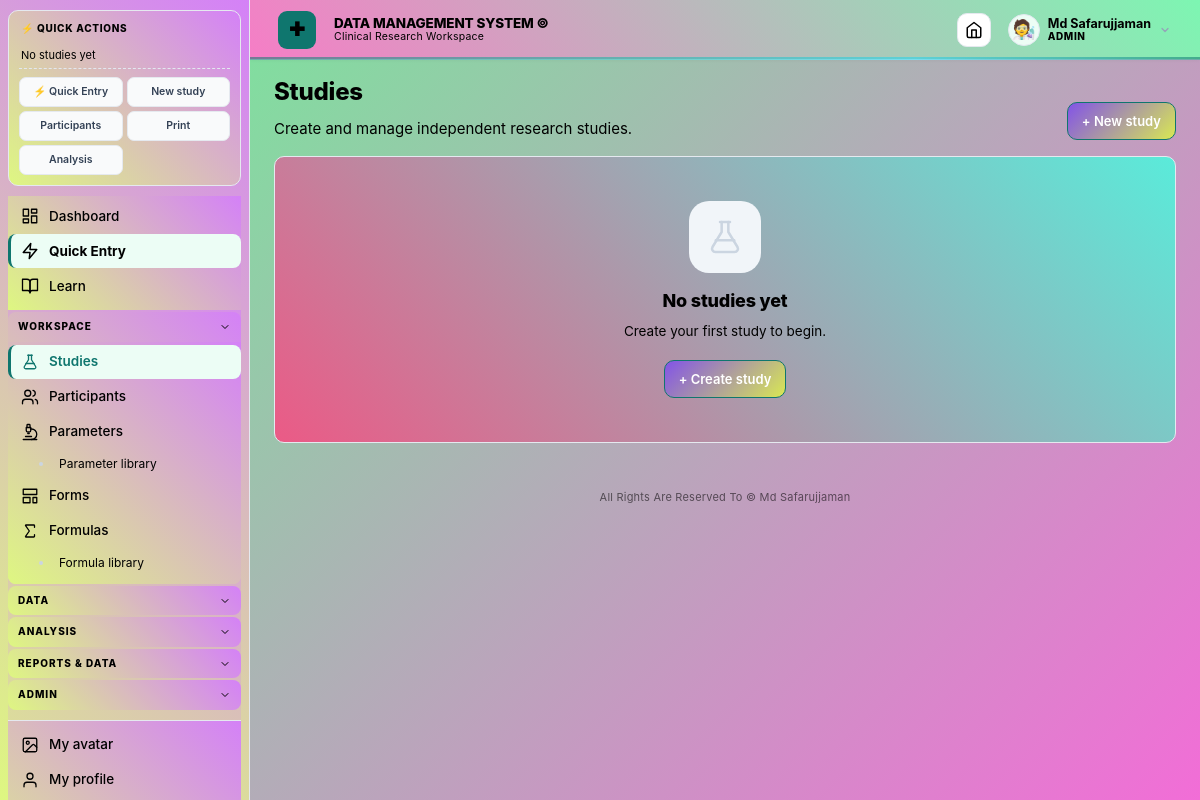
The page /studies (signed in) on the database its author committed.
### tables this page shows
CREATE TABLE settings(
    key   TEXT PRIMARY KEY,
    value TEXT NOT NULL
);

CREATE TABLE users(
    id            INTEGER PRIMARY KEY AUTOINCREMENT,
    username      TEXT UNIQUE NOT NULL,
    password_hash TEXT NOT NULL,
    role          TEXT NOT NULL CHECK(role IN ('ADMIN','RESEARCHER','VIEWER')),
    active        INTEGER NOT NULL DEFAULT 1,
    created_at    TEXT NOT NULL DEFAULT CURRENT_TIMESTAMP,
    last_login    TEXT,
    avatar_type   TEXT DEFAULT 'initials',
    avatar_value  TEXT DEFAULT '',
    avatar_style  TEXT DEFAULT '',
    totp_secret   TEXT DEFAULT '',
    totp_enabled  INTEGER DEFAULT 0,
    totp_backup_codes TEXT DEFAULT '',
    display_name  TEXT DEFAULT '',
    email         TEXT DEFAULT '',
    must_change_password INTEGER DEFAULT 0
);

### app.py (the view)
@app.route("/studies")
def studies_list():
    visible = visible_study_ids(g.user)
    sql = """SELECT s.*, (SELECT COUNT(*) FROM participants p
                            WHERE p.study_id=s.id AND p.archived=0) AS n_participants
             FROM studies s WHERE s.archived=0"""
    args = []
    if visible is not None:
        if not visible:
            rows = []
            sql = None
        else:
            placeholders = ",".join("?" * len(visible))
            sql += f" AND s.id IN ({placeholders})"
            args = list(visible)
    else:
        pass
    if sql:
        sql += " ORDER BY s.id DESC"
        rows = query(sql, args)
    return render_template("studies.html", rows=rows)

### app.py (called while the page is built, shortened)
@app.context_processor
def inject_globals():
    rt = get_runtime()
    return {
        "app_name":     setting("app_name", APP_NAME),
        "app_tagline":  setting("app_tagline", APP_TAGLINE),
        "institution":  setting("institution", ""),
        "app_settings": settings_dict(),
        "rt":           rt,                # ← runtime settings
        "palette":      PALETTE,
        "roles":        ROLES,
        "data_types":   DATA_TYPES,
        "now":          datetime.now(),
        "current_user": getattr(g, "user", None),
    }

@app.before_request
def load_user():
    g.user = None
    uid = session.get("user_id")
    if uid:
        row = one("SELECT id,username,display_name,role,active,avatar_type,avatar_value,avatar_style FROM users WHERE id=? AND active=1", (uid,))
        if row:
            sess_tok = session.get("_sess_tok")
            g.user = row
        else:
            session.clear()

@app.before_request
def require_login():
    ep = request.endpoint
    if not ep or ep in PUBLIC: return None
    if not g.user:
        return redirect(url_for("login", next=request.path))
    return None

def csrf_token():
    tok = session.get("_csrf")
    if not tok:
        tok = secrets.token_urlsafe(32)
        session["_csrf"] = tok
    return tok

def recent_studies_for_sidebar(limit=3):
    try:
        from database import query
        return query("""SELECT id, study_code, title
                       FROM studies WHERE archived = 0
                       ORDER BY id DESC LIMIT ?""", (limit,))
    except Exception:
        return []

def display_name_of(user):
    if not user:
        return ""
    try:
        dn = user["display_name"]
        if dn:
            return dn
    except (KeyError, IndexError, TypeError):
        pass
    try:
        return user["username"]
    except (KeyError, IndexError, TypeError):
        return ""

@app.context_processor
def _cache_buster():
    import time
    return {"_cb": str(int(time.time() // 10))}

@app.before_request
def enforce_roles():
    if not getattr(g, "user", None):
        return None
    ep = request.endpoint or ""
    if not ep:
        return None
    if ep in PUBLIC:
        return None
    role = g.user["role"]
    if role == "ADMIN":
        return None
    if ep in ADMIN_ONLY_ENDPOINTS:
        abort(403)
    if role == "VIEWER" and ep not in VIEWER_ALLOWED_ENDPOINTS:
        abort(403)
    return None

### templates/studies.html (shortened to what this page needs)
{% extends "base.html" %}
{% from "_icons.html" import icon %}
{% block content %}
<div class="pagehead">
  <div><h1>Studies</h1><p>Create and manage independent research studies.</p></div>
  <a class="btn primary" href="{{ url_for('study_new') }}">+ New study</a>
</div>
{% if not rows %}
<div class="card empty-state">
  <div class="empty-icon">{{ icon('flask', 40, '#cbd5e1', 1.5) }}</div>
  <h2>No studies yet</h2>
  <p>Create your first study to begin.</p>
  <a class="btn primary" href="{{ url_for('study_new') }}">+ Create study</a>
</div>
{% endif %}
{% endblock %}

### templates/base.html (shortened to what this page needs)
<!doctype html>
<html lang="en">
<head>
<link rel="stylesheet" href="{{ url_for('static', filename='css/pro.css') }}">
<link rel="stylesheet" href="{{ url_for('static', filename='css/fonts.css') }}">
{% set _fc = app_settings.get('ui_font_class','') %}
</head>
<body class="{{ app_settings.get('ui_font_class','') }}">
{% from "_avatar.html" import site_logo, user_avatar %}
{% from "_icons.html" import icon %}
<div class="shell">
<aside class="sidebar" id="sidebar">
  <div class="quick-panel">
    <div class="quick-head">
      <span class="quick-title">⚡ Quick actions</span>
    </div>
    {% set _studies = recent_studies_for_sidebar() if recent_studies_for_sidebar is defined else [] %}
    {% if _studies %}
    {% for s in _studies %}
    <div class="quick-study">
      <span class="quick-study-code">{{ s.study_code }}</span>
      <div class="quick-study-actions">
        <a href="{{ url_for('participants_list') }}?study_id={{ s.id }}" title="Participants">👥</a>
        <a href="{{ url_for('participant_new') }}" title="Add">➕</a>
        <a href="{{ url_for('print_participants_summary', sid=s.id) }}" target="_blank" title="Print">🖨</a>
        <a href="{{ url_for('export_study', sid=s.id, fmt='xlsx') }}" title="Export">⬇</a>
      </div>
    </div>
    {% endfor %}
    {% else %}
    <div class="quick-empty">No studies yet</div>
    {% endif %}
    <div class="quick-globals">
      <a href="{{ url_for('quick_entry_page') }}" style="background:#ecfdf5;border-color:#a7f3d0;color:#0f766e;font-weight:800">⚡ Quick Entry</a>
      <a href="{{ url_for('study_new') }}">New study</a>
      <a href="{{ url_for('participants_list') }}">Participants</a>
      <a href="{{ url_for('print_hub') }}">Print</a>
      <a href="{{ url_for('analysis_hub') }}">Analysis</a>
    </div>
  </div>
  <nav class="sb-nav">
    <div class="sb-items sb-flat">
      <a href="{{ url_for('dashboard') }}" data-path="/" data-exact="1">
        Dashboard
      </a>
      <a href="{{ url_for('quick_entry_page') }}" data-path="/quick-entry"
         style="background:#ecfdf5;border-left-color:#0f766e;color:#0f766e;font-weight:700">
        Quick Entry
      </a>
      <a href="{{ url_for('learn_home') }}" data-path="/learn">
        Learn
      </a>
    </div>
    {% if current_user and current_user.role in ('ADMIN','RESEARCHER') %}
    <div class="sb-group" data-group="workspace">
      <button type="button" class="sb-group-head">
        <span class="sb-group-label">Workspace</span>
      </button>
      <div class="sb-items">
        <a href="{{ url_for('studies_list') }}" data-path="/studies">
          {{ icon('flask', 18, 'currentColor', 1.75) }} Studies
        </a>
        <a href="{{ url_for('participants_list') }}" data-path="/participants">
          {{ icon('users', 18, 'currentColor', 1.75) }} Participants
        </a>
        <a href="{{ url_for('parameters_list') }}" data-path="/parameters" data-exact="1">
          {{ icon('microscope', 18, 'currentColor', 1.75) }} Parameters
        </a>
        <a href="{{ url_for('parameter_library_page') }}" data-path="/parameters/library" class="sb-sub">
          Parameter library
        </a>
        <a href="{{ url_for('forms_list') }}" data-path="/forms">
          {{ icon('layout-template', 18, 'currentColor', 1.75) }} Forms
        </a>
        <a href="{{ url_for('formulas_list') }}" data-path="/formulas" data-exact="1">
          {{ icon('sigma', 18, 'currentColor', 1.75) }} Formulas
        </a>
        <a href="{{ url_for('formula_library_page') }}" data-path="/formulas/library" class="sb-sub">
          Formula library
        </a>
      </div>
    </div>
    <div class="sb-group" data-group="data">
      <button type="button" class="sb-group-head">
        <span class="sb-group-label">Data</span>
      </button>
    </div>
    <div class="sb-group" data-group="analysis">
      <button type="button" class="sb-group-head">
        <span class="sb-group-label">Analysis</span>
      </button>
    </div>
    <div class="sb-group" data-group="reports">
      <button type="button" class="sb-group-head">
        <span class="sb-group-label">Reports &amp; data</span>
      </button>
    </div>
    {% endif %}
    {% if current_user and current_user.role == 'ADMIN' %}
    <div class="sb-group" data-group="admin">
      <button type="button" class="sb-group-head">
        <span class="sb-group-label">Admin</span>
      </button>
    </div>
    {% endif %}
    <div class="sb-items sb-flat sb-account">
      <a href="{{ url_for('avatar_picker') }}" data-path="/profile/avatar">
        {{ icon('image', 18, 'currentColor', 1.75) }} My avatar
      </a>
      <a href="{{ url_for('profile_edit') }}" data-path="/profile/edit">
        {{ icon('user', 18, 'currentColor', 1.75) }} My profile
      </a>
    </div>
  </nav>
</aside>
<main>
  <header class="topbar">
    <span class="topbar-logo" aria-hidden="true">
      {{ site_logo(app_settings, 38) }}
    </span>
    <div class="topbar-brand">
      <div class="topbar-title">{{ app_name }}</div>
      <div class="topbar-sub">Clinical Research Workspace</div>
    </div>
    <a class="iconbtn" href="{{ url_for('dashboard') }}" title="Home" id="home-btn">
    </a>
    {% if current_user %}
      <div class="userchip" id="userchip">
        {{ user_avatar(current_user, 32) }}
        <div class="uc-meta">
          <span class="uc-name">{{ display_name_of(current_user) }}</span>
          <span class="uc-role">{{ current_user.role|capitalize }}</span>
        </div>
      </div>
    {% endif %}
  </header>
  <section class="content">
    {% block content %}{% endblock %}
  </section>
  <footer class="appfoot">
    {{ app_settings.get('copyright', '© ' + app_name) }}
  </footer>
</main>
</div>
<link rel="stylesheet" href="/theme.css?v={{ range(1000000, 9999999) | random }}">
</body>
</html>

### templates/_avatar.html (shortened to what this page needs)
{% macro user_avatar(u, size=32, ring=False) %}
{% set s = size|int %}
{% set border = '2px solid #a7f3d0' if ring else '1px solid #e2e8f0' %}
{% if u.avatar_type == 'upload' and u.avatar_value %}
  <img src="{{ url_for('avatar_file', fname=u.avatar_value) }}" alt=""
       style="width:{{ s }}px;height:{{ s }}px;border-radius:50%;object-fit:cover;border:{{ border }};display:inline-block;vertical-align:middle">
{% elif u.avatar_type == 'dicebear' and u.avatar_style %}
  <img src="https://api.dicebear.com/7.x/{{ u.avatar_style }}/svg?seed={{ u.avatar_value or u.username }}"
       alt=""
       style="width:{{ s }}px;height:{{ s }}px;border-radius:50%;object-fit:cover;border:{{ border }};display:inline-block;vertical-align:middle">
{% elif u.avatar_type == 'gif' and u.avatar_value %}
  <img src="{{ u.avatar_value }}" alt=""
       style="width:{{ s }}px;height:{{ s }}px;border-radius:50%;object-fit:cover;border:{{ border }};display:inline-block;vertical-align:middle">
{% elif u.avatar_type == 'emoji' and u.avatar_value %}
  <span style="display:inline-grid;place-items:center;width:{{ s }}px;height:{{ s }}px;
               border-radius:50%;background:#ecfdf5;border:{{ border }};
               font-size:{{ (s * 0.6)|int }}px;line-height:1;
               vertical-align:middle">{{ u.avatar_value }}</span>
{% else %}
  <span style="display:inline-grid;place-items:center;width:{{ s }}px;height:{{ s }}px;
               border-radius:50%;background:var(--primary);color:#fff;
               font-weight:700;font-size:{{ (s * 0.45)|int }}px;
               vertical-align:middle;border:{{ border }}">{{ u.username[0]|upper }}</span>
{% endif %}
{% endmacro %}
{% macro site_logo(settings, size=30) %}
{% set s = size|int %}
{% set logo_url = settings.get('brand_logo_url', '') or '' %}
{% set mark_value = settings.get('brand_mark_value', '✚') or '✚' %}
{% if logo_url and logo_url.strip() %}
  <span class="brandmark" style="display:none;width:{{ s }}px;height:{{ s }}px;
        font-size:{{ (s * 0.5)|int }}px">{{ mark_value }}</span>
{% endif %}
{% endmacro %}

### rows shown on the page
settings: value "DATA MANAGEMENT SYSTEM ©", get "All Rights Are Reserved To © Md Safarujjaman"
users: avatar_value "🧑‍🔬", display_name "Md Safarujjaman", role "ADMIN"

### other values the page prints
{{ mark_value }} "✚"
